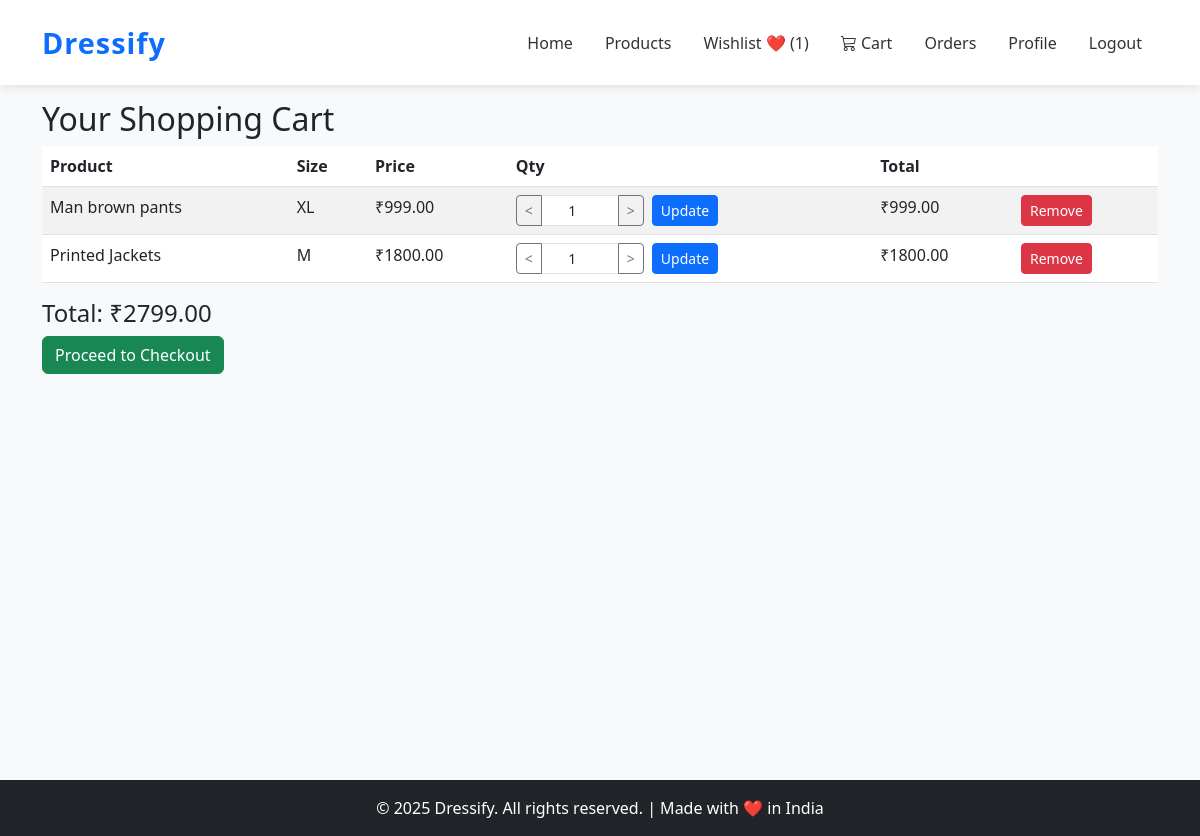
The app's page /cart/ (signed in), older data.
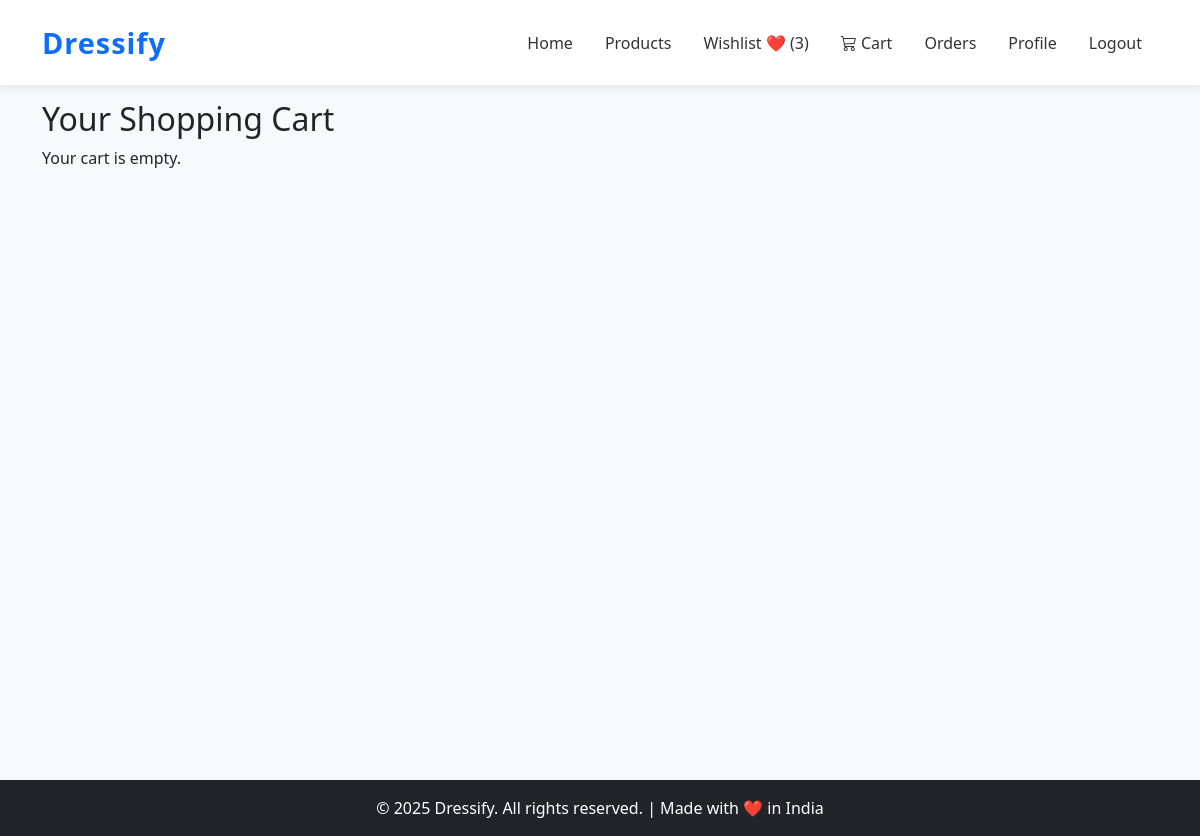
The same page, newer data.
### cart/models.py (models this page shows, shortened)
class CartItem(models.Model):
    cart = models.ForeignKey(Cart, on_delete=models.CASCADE, related_name="items")
    product = models.ForeignKey(Product, on_delete=models.CASCADE)
    quantity = models.PositiveIntegerField(default=1)
    size = models.CharField(max_length=30, blank=True, help_text="Selected size (e.g., S, M, L)")
    class Meta:
        unique_together = ('cart', 'product', 'size')
    def get_total(self):
        price = self.product.discount_price or self.product.price
        return round(price * self.quantity, 2)

### products/models.py (models this page shows, shortened)
class Product(models.Model):
    category = models.ForeignKey(Category, on_delete=models.CASCADE, related_name='products')
    name = models.CharField(max_length=200)
    slug = models.SlugField(max_length=220, unique=True, blank=True)
    sku = models.CharField(max_length=50, unique=True, help_text="Stock Keeping Unit (Unique Product ID)")
    description = models.TextField()
    price = models.DecimalField(max_digits=10, decimal_places=2)
    discount_price = models.DecimalField(max_digits=10, decimal_places=2, blank=True, null=True)
    stock = models.PositiveIntegerField(default=0)
    available = models.BooleanField(default=True)
    brand = models.CharField(max_length=100, blank=True, null=True)
    image = models.ImageField(upload_to='product_images/', blank=True, null=True)
    tags = models.CharField(max_length=255, blank=True, help_text="Comma-separated tags for search")
    available_sizes = models.CharField(
        max_length=255,
        blank=True,
        help_text="Comma-separated sizes like XS,S,M,L,XL"
    )
    rating = models.DecimalField(max_digits=3, decimal_places=2, default=0.0)
    created_at = models.DateTimeField(auto_now_add=True)
    updated_at = models.DateTimeField(auto_now=True)
    class Meta:
        ordering = ['-created_at']
        indexes = [
            models.Index(fields=['id', 'slug']),
            models.Index(fields=['name']),
        ]

### cart/views.py (the view)
# urls.py: path('', views.CartView.as_view(), name='cart_view'),
class CartView(View):
    def get(self, request):
        cart = get_cart(request)
        items = cart.items.select_related('product')
        total = cart.get_total_price()
        return render(request, "cart/cart.html", {"cart": cart, "items": items, "total": total})

### cart/models.py (called while the page is built)
    def get_total_price(self):
        total = sum(item.get_total() for item in self.items.all())
        return round(total, 2)

### cart/views.py (called while the page is built)
def get_cart(request):
    if request.user.is_authenticated:
        cart, created = Cart.objects.get_or_create(user=request.user)
    else:
        if not request.session.session_key:
            request.session.create()
        request.session.save()  # ✅ force save so session_key is persistent
        cart, created = Cart.objects.get_or_create(session_key=request.session.session_key)
    return cart

### cart/templates/cart/cart.html (shortened to what this page needs)
{% extends "base.html" %}
{% block content %}
<div class="container my-4">
  <h2>Your Shopping Cart</h2>
  {% if items %}
  <table class="table table-striped">
    <thead>
      <tr>
        <th>Product</th>
            <th>Size</th>
        <th>Price</th>
        <th>Qty</th>
        <th>Total</th>
        <th></th>
      </tr>
    </thead>
    <tbody>
      {% for item in items %}
      <tr>
        <td>{{ item.product.name }}</td>
          <td>{{ item.size|default:"-" }}</td>
        <td>₹{{ item.product.discount_price|default:item.product.price }}</td>
        <td>
          <form action="{% url 'cart:update_cart_item' item.id %}" method="post" class="d-flex align-items-center gap-2">
            <div class="input-group input-group-sm" style="width: 8rem;">
              <button type="button" class="btn btn-outline-secondary btn-qty" data-action="decrease" aria-label="Decrease quantity">&lt;</button>
              <input type="number" name="quantity" value="{{ item.quantity }}" min="1" class="form-control text-center quantity-input">
              <button type="button" class="btn btn-outline-secondary btn-qty" data-action="increase" aria-label="Increase quantity">&gt;</button>
            </div>
            <button type="submit" class="btn btn-sm btn-primary">Update</button>
          </form>
        </td>
        <td>₹{{ item.get_total }}</td>
        <td>
          <form action="{% url 'cart:remove_cart_item' item.id %}" method="post">
            <button type="submit" class="btn btn-sm btn-danger">Remove</button>
          </form>
        </td>
      </tr>
      {% endfor %}
    </tbody>
  </table>
  <h4>Total: ₹{{ total }}</h4>
  <a href="{% url 'orders:create' %}" class="btn btn-success">Proceed to Checkout</a>
  {% else %}
  <p>Your cart is empty.</p>
  {% endif %}
</div>
{% endblock %}

### Accounts/templates/base.html (shortened to what this page needs)
{% load static %}
<!DOCTYPE html>
<html lang="en">
<head>
    <link href="https://cdn.jsdelivr.net/npm/bootstrap@5.3.0/dist/css/bootstrap.min.css" rel="stylesheet">
    <link rel="stylesheet" href="https://cdn.jsdelivr.net/npm/bootstrap-icons@1.11.1/font/bootstrap-icons.css">
</head>
<body>
    <nav class="navbar navbar-expand-lg navbar-light">
        <div class="container">
            <a class="navbar-brand" href="{% url 'home' %}">Dressify</a>
            <div class="collapse navbar-collapse" id="navbarNav">
                <ul class="navbar-nav ms-auto align-items-center">
                    <li class="nav-item"><a class="nav-link" href="{% url 'home' %}">Home</a></li>
                    <li class="nav-item"><a class="nav-link" href="{% url 'products:product_list' %}">Products</a></li>
                    <li class="nav-item">
                        <a href="{% url 'wishlist:wishlist' %}" class="nav-link">
                            Wishlist ❤️ ({{ request.user.wishlist_items.count }})
                        </a>
                    </li>
                    <li class="nav-item position-relative">
                        <a class="nav-link" href="{% url 'cart:cart_view' %}">
                            <i class="bi bi-cart3"></i>
                            Cart
                        </a>
                    </li>
                    {% if user.is_authenticated %}
                    <li class="nav-item"><a class="nav-link" href="{% url 'orders:list' %}">Orders</a></li>
                    <li class="nav-item"><a class="nav-link" href="{% url 'profile' %}">Profile</a></li>
                    <li class="nav-item"><a class="nav-link" href="{% url 'logout' %}">Logout</a></li>
                    {% else %}
                    <li class="nav-item"><a class="nav-link" href="{% url 'login' %}">Login</a></li>
                    <li class="nav-item"><a class="nav-link" href="{% url 'register' %}">Register</a></li>
                    {% endif %}
                </ul>
            </div>
        </div>
    </nav>
    <main class="content-wrapper">
        {% block content %}
        {% endblock %}
    </main>
    <footer>
        © 2025 Dressify. All rights reserved. | Made with ❤️ in India
    </footer>
</body>
</html>

### Accounts/templates/base.html (style rules this page uses)
body { background-color: #f8f9fa; padding-top: 76px; }
main { min-height: calc(100vh - 180px); display: block; }
.content-wrapper { margin-bottom: 60px; }
.navbar { background-color: #ffffff !important; box-shadow: 0 2px 10px rgba(0, 0, 0, 0.1); padding: 1rem 0; position: fixed; top: 0; left: 0; right: 0; width: 100%; z-index: 1000; }
.navbar-brand { font-weight: bold; color: #0d6efd !important; font-size: 1.8rem; letter-spacing: 1px; transition: color 0.3s ease; }
.navbar-nav .nav-link { color: #333 !important; font-weight: 500; margin: 0 0.5rem; transition: color 0.3s ease; position: relative; }
.navbar-nav .nav-link::after { content: ''; position: absolute; width: 0; height: 2px; bottom: 0; left: 50%; background-color: #0d6efd; transition: all 0.3s ease; transform: translateX(-50%); }
footer { background: #212529; color: white; text-align: center; padding: 1rem 0; margin-top: 0; }

Row changes from the older to the newer data that the page shows:
removed CartItem: product.name "Man brown pants", size "XL", product.discount_price "999.00", quantity "1", get_total "999.00"
removed CartItem: product.name "Printed Jackets", size "M", product.discount_price "1800.00", quantity "1", get_total "1800.00"
Text that changed along with them:
{{ request.user.wishlist_items.count }}: "1" → "3"
{{ total }}: "2799.00" → (not shown)
text no longer shown: "Product Size Price Qty Total Total: ₹ Proceed to Checkout"
text now shown: "Your cart is empty."
